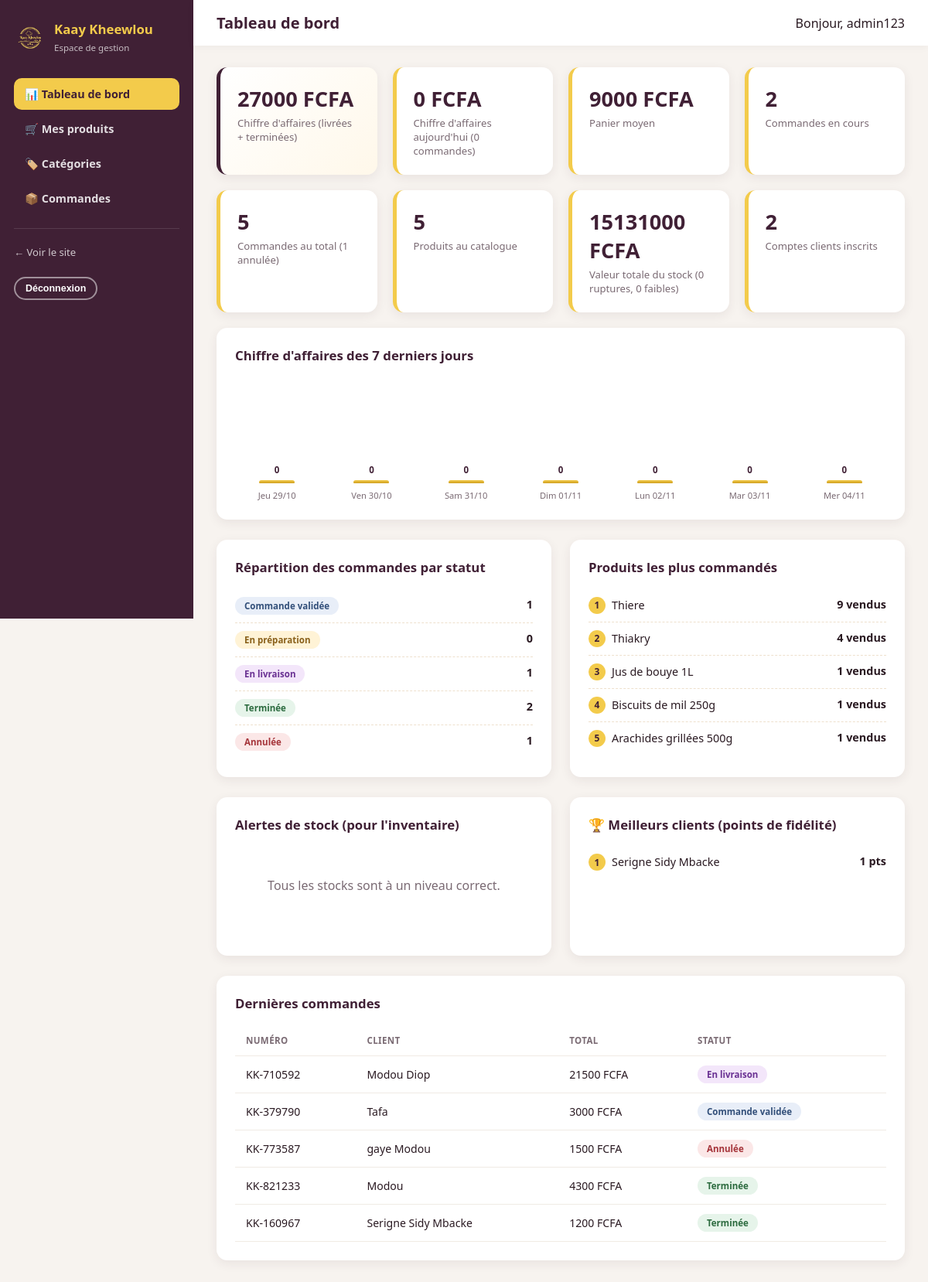
The app's page /gestion/ (signed in) with its own data.
### monapp/models.py (models this page shows, shortened)
class ArticleCommande(models.Model):
    commande = models.ForeignKey(Commande, on_delete=models.CASCADE, related_name='articles')
    produit = models.ForeignKey(Produit, on_delete=models.SET_NULL, null=True, related_name='articles_commandes')
    nom_produit = models.CharField(max_length=120)
    prix_unitaire = models.DecimalField(max_digits=10, decimal_places=0)
    quantite = models.PositiveIntegerField(default=1)
    class Meta:
        verbose_name = "Article de commande"
        verbose_name_plural = "Articles de commande"

class ProfilClient(models.Model):
    user = models.OneToOneField(settings.AUTH_USER_MODEL, on_delete=models.CASCADE, related_name='profil_client')
    telephone = models.CharField(max_length=30, unique=True)
    adresse = models.CharField(max_length=255, blank=True)
    points = models.PositiveIntegerField(default=0, help_text="Points de fidélité cumulés")
    date_creation = models.DateTimeField(auto_now_add=True)
    class Meta:
        verbose_name = "Profil client"
        verbose_name_plural = "Profils clients"

class Commande(models.Model):
    STATUT_VALIDEE = 'validee'
    STATUT_PREPARATION = 'preparation'
    STATUT_LIVRAISON = 'livraison'
    STATUT_TERMINEE = 'terminee'
    STATUT_ANNULEE = 'annulee'
    STATUT_CHOICES = [
        (STATUT_VALIDEE, 'Commande validée'),
        (STATUT_PREPARATION, 'En préparation'),
        (STATUT_LIVRAISON, 'En livraison'),
        (STATUT_TERMINEE, 'Terminée'),
        (STATUT_ANNULEE, 'Annulée'),
    ]
    STATUT_POURCENTAGE = {
        STATUT_VALIDEE: 25,
        STATUT_PREPARATION: 50,
        STATUT_LIVRAISON: 75,
        STATUT_TERMINEE: 100,
        STATUT_ANNULEE: 0,
    }
    STATUTS_ANNULABLES = (STATUT_VALIDEE, STATUT_PREPARATION)
    MODE_RETRAIT = 'retrait'
    MODE_LIVRAISON = 'livraison'
    MODE_RECEPTION_CHOICES = [
        (MODE_RETRAIT, 'Retrait sur place'),
        (MODE_LIVRAISON, 'Livraison à domicile'),
    ]
    PAIEMENT_WAVE = 'wave'
    PAIEMENT_OM = 'orange_money'
    PAIEMENT_CARTE = 'carte'
    PAIEMENT_LIQUIDE = 'liquide'
    PAIEMENT_CHOICES = [
        (PAIEMENT_WAVE, 'Wave'),
        (PAIEMENT_OM, 'Orange Money'),
        (PAIEMENT_CARTE, 'Carte bancaire'),
        (PAIEMENT_LIQUIDE, 'Liquide (paiement à la livraison)'),
    ]
    numero = models.CharField(max_length=20, unique=True, default=generer_numero_commande, editable=False)
    utilisateur = models.ForeignKey(
        settings.AUTH_USER_MODEL, on_delete=models.SET_NULL, null=True, blank=True, related_name='commandes'
    )
    client_nom = models.CharField(max_length=120)
    client_telephone = models.CharField(max_length=30)
    client_email = models.EmailField(blank=True)
    client_adresse = models.CharField(max_length=255, blank=True)
    mode_reception = models.CharField(max_length=15, choices=MODE_RECEPTION_CHOICES, default=MODE_RETRAIT)
    mode_paiement = models.CharField(max_length=15, choices=PAIEMENT_CHOICES, default=PAIEMENT_LIQUIDE)
    sous_total = models.DecimalField(max_digits=12, decimal_places=0, default=0)
    frais_livraison = models.DecimalField(max_digits=10, decimal_places=0, default=0)
    points_utilises = models.PositiveIntegerField(default=0)
    reduction_points = models.DecimalField(max_digits=10, decimal_places=0, default=0)
    total = models.DecimalField(max_digits=12, decimal_places=0, default=0)
    points_credites = models.BooleanField(default=False, help_text="Les points de fidélité ont déjà été crédités pour cette commande")
    statut = models.CharField(max_length=15, choices=STATUT_CHOICES, default=STATUT_VALIDEE)
    note = models.TextField(blank=True, help_text="Précisions du client sur la commande")
    date_creation = models.DateTimeField(default=timezone.now)
    date_maj = models.DateTimeField(auto_now=True)
    class Meta:
        verbose_name = "Commande"
        verbose_name_plural = "Commandes"
        ordering = ['-date_creation']

### monapp/views.py (the view)
# urls.py: path('gestion/', views.admin_dashboard_vue, name='admin_dashboard'),
@user_passes_test(est_staff, login_url='monapp:admin_login')
def admin_dashboard_vue(request):
    commandes = Commande.objects.all()
    commandes_valides = commandes.exclude(statut=Commande.STATUT_ANNULEE)
    commandes_payees = commandes.filter(statut__in=[Commande.STATUT_LIVRAISON, Commande.STATUT_TERMINEE])
    chiffre_affaires = commandes_payees.aggregate(total=Sum('total'))['total'] or 0
    nb_commandes_valides = commandes_valides.count()
    panier_moyen = (chiffre_affaires / commandes_payees.count()) if commandes_payees.count() else 0
    aujourd_hui = timezone.now().date()
    commandes_du_jour = commandes.filter(date_creation__date=aujourd_hui).count()
    ca_du_jour = commandes.filter(date_creation__date=aujourd_hui).exclude(
        statut=Commande.STATUT_ANNULEE
    ).aggregate(total=Sum('total'))['total'] or 0
    top_produits = (
        ArticleCommande.objects.exclude(commande__statut=Commande.STATUT_ANNULEE)
        .values('nom_produit')
        .annotate(quantite_totale=Sum('quantite'))
        .order_by('-quantite_totale')[:5]
    )
    commandes_par_statut = commandes.values('statut').annotate(total=Count('id'))
    compteurs = {s: 0 for s, _ in Commande.STATUT_CHOICES}
    for entree in commandes_par_statut:
        compteurs[entree['statut']] = entree['total']
    stats_statuts = [
        {'cle': cle, 'libelle': libelle, 'total': compteurs.get(cle, 0)}
        for cle, libelle in Commande.STATUT_CHOICES
    ]
    ventes_semaine = []
    max_jour = 1
    for i in range(6, -1, -1):
        jour = aujourd_hui - timedelta(days=i)
        total_jour = commandes.filter(date_creation__date=jour).exclude(
            statut=Commande.STATUT_ANNULEE
        ).aggregate(total=Sum('total'))['total'] or 0
        ventes_semaine.append({'jour': jour, 'total': total_jour})
        max_jour = max(max_jour, total_jour)
    for entree in ventes_semaine:
        entree['pourcentage'] = int((entree['total'] / max_jour) * 100) if max_jour else 0
    produits_stock_faible = Produit.objects.filter(stock__gt=0, stock__lte=5)
    produits_rupture = Produit.objects.filter(stock=0)
    valeur_stock = Produit.objects.aggregate(
        total=Sum(F('prix') * F('stock'))
    )['total'] or 0
    meilleurs_clients = (
        ProfilClient.objects.select_related('user').filter(points__gt=0).order_by('-points')[:5]
    )
    contexte = {
        'nb_commandes': commandes.count(),
        'nb_commandes_valides': nb_commandes_valides,
        'nb_commandes_en_cours': commandes.filter(
            statut__in=[Commande.STATUT_VALIDEE, Commande.STATUT_PREPARATION, Commande.STATUT_LIVRAISON]
        ).count(),
        'nb_commandes_annulees': commandes.filter(statut=Commande.STATUT_ANNULEE).count(),
        'chiffre_affaires': chiffre_affaires,
        'panier_moyen': round(panier_moyen),
        'commandes_du_jour': commandes_du_jour,
        'ca_du_jour': ca_du_jour,
        'top_produits': top_produits,
        'stats_statuts': stats_statuts,
        'ventes_semaine': ventes_semaine,
        'produits_stock_faible': produits_stock_faible,
        'produits_rupture': produits_rupture,
        'nb_stock_faible': produits_stock_faible.count(),
        'nb_rupture': produits_rupture.count(),
        'valeur_stock': valeur_stock,
        'nb_produits': Produit.objects.count(),
        'nb_clients': ProfilClient.objects.count(),
        'meilleurs_clients': meilleurs_clients,
        'dernieres_commandes': commandes[:6],
    }
    return render(request, 'src/admin_dashboard.html', contexte)

### monapp/cart.py (called while the page is built, shortened)
    def __iter__(self):
        ids = self.panier.keys()
        produits = Produit.objects.filter(id__in=ids)
        produits_par_id = {str(p.id): p for p in produits}

    def __len__(self):
        return sum(item['quantite'] for item in self.panier.values())

    def get_total(self):
        return sum((item['sous_total'] for item in self), Decimal('0'))

### monapp/context_processors.py (called while the page is built)
def panier_context(request):
    panier = Panier(request)
    return {
        'panier_nb_articles': len(panier),
        'panier_total': panier.get_total(),
    }

### monapp/views.py (called while the page is built)
def est_staff(user):
    return user.is_authenticated and user.is_staff

### monapp/templates/src/admin_dashboard.html (shortened to what this page needs)
{% extends "src/base_admin.html" %}
{% block titre_page %}Tableau de bord{% endblock %}
{% block contenu %}
<div class="kpi-grille">
  <div class="kpi-carte kpi-accent">
    <div class="valeur">{{ chiffre_affaires }} FCFA</div>
    <div class="label">Chiffre d'affaires (livrées + terminées)</div>
  </div>
  <div class="kpi-carte">
    <div class="valeur">{{ ca_du_jour }} FCFA</div>
    <div class="label">Chiffre d'affaires aujourd'hui ({{ commandes_du_jour }} commande{{ commandes_du_jour|pluralize }})</div>
  </div>
  <div class="kpi-carte">
    <div class="valeur">{{ panier_moyen }} FCFA</div>
    <div class="label">Panier moyen</div>
  </div>
  <div class="kpi-carte">
    <div class="valeur">{{ nb_commandes_en_cours }}</div>
    <div class="label">Commandes en cours</div>
  </div>
</div>
<div class="kpi-grille">
  <div class="kpi-carte">
    <div class="valeur">{{ nb_commandes }}</div>
    <div class="label">Commandes au total ({{ nb_commandes_annulees }} annulée{{ nb_commandes_annulees|pluralize }})</div>
  </div>
  <div class="kpi-carte">
    <div class="valeur">{{ nb_produits }}</div>
    <div class="label">Produits au catalogue</div>
  </div>
  <div class="kpi-carte {% if nb_rupture %}kpi-alerte{% endif %}">
    <div class="valeur">{{ valeur_stock }} FCFA</div>
    <div class="label">Valeur totale du stock ({{ nb_rupture }} rupture{{ nb_rupture|pluralize }}, {{ nb_stock_faible }} faible{{ nb_stock_faible|pluralize }})</div>
  </div>
  <div class="kpi-carte">
    <div class="valeur">{{ nb_clients }}</div>
    <div class="label">Comptes clients inscrits</div>
  </div>
</div>
<div class="panneau">
  <h3>Chiffre d'affaires des 7 derniers jours</h3>
  <div class="mini-graphe">
    {% for entree in ventes_semaine %}
      <div class="mini-graphe-barre-wrap">
        <div class="mini-graphe-valeur">{{ entree.total }}</div>
        <div class="mini-graphe-barre" style="height:{{ entree.pourcentage }}%;"></div>
        <div class="mini-graphe-jour">{{ entree.jour|date:"D d/m" }}</div>
      </div>
    {% endfor %}
  </div>
</div>
<div class="grille-2">
  <div class="panneau">
    <h3>Répartition des commandes par statut</h3>
    <ul class="top-liste">
      {% for s in stats_statuts %}
        <li><span class="statut-badge statut-{{ s.cle }}">{{ s.libelle }}</span><strong>{{ s.total }}</strong></li>
      {% endfor %}
    </ul>
  </div>
  <div class="panneau">
    <h3>Produits les plus commandés</h3>
    {% if top_produits %}
    <ul class="top-liste">
      {% for p in top_produits %}
        <li><span><span class="rang">{{ forloop.counter }}</span>{{ p.nom_produit }}</span><strong>{{ p.quantite_totale }} vendus</strong></li>
      {% endfor %}
    </ul>
    {% else %}
      <p class="vide-etat">Pas encore de ventes enregistrées.</p>
    {% endif %}
  </div>
</div>
<div class="grille-2">
  <div class="panneau">
    <h3>Alertes de stock (pour l'inventaire)</h3>
    {% if produits_rupture or produits_stock_faible %}
      <ul class="top-liste">
        {% for p in produits_rupture %}
          <li><span>{{ p.nom }}</span><span class="badge-rupture">Rupture de stock</span></li>
        {% endfor %}
        {% for p in produits_stock_faible %}
          <li><span>{{ p.nom }}</span><span class="badge-stock-faible">{{ p.stock }} restant(s)</span></li>
        {% endfor %}
      </ul>
    {% else %}
      <p class="vide-etat">Tous les stocks sont à un niveau correct.</p>
    {% endif %}
  </div>
  <div class="panneau">
    <h3>🏆 Meilleurs clients (points de fidélité)</h3>
    {% if meilleurs_clients %}
    <ul class="top-liste">
      {% for client in meilleurs_clients %}
        <li>
          <span><span class="rang">{{ forloop.counter }}</span>{{ client.user.first_name|default:client.user.username }}</span>
          <strong>{{ client.points }} pts</strong>
        </li>
      {% endfor %}
    </ul>
    {% else %}
      <p class="vide-etat">Aucun point de fidélité crédité pour le moment.</p>
    {% endif %}
  </div>
</div>
<div class="panneau">
  <h3>Dernières commandes</h3>
  {% if dernieres_commandes %}
    <table class="tableau-admin">
      <thead><tr><th>Numéro</th><th>Client</th><th>Total</th><th>Statut</th></tr></thead>
      <tbody>
        {% for c in dernieres_commandes %}
        <tr>
          <td><a href="{% url 'monapp:admin_commande_detail' c.pk %}">{{ c.numero }}</a></td>
          <td>{{ c.client_nom }}</td>
          <td>{{ c.total }} FCFA</td>
          <td><span class="statut-badge statut-{{ c.statut }}">{{ c.get_statut_display }}</span></td>
        </tr>
        {% endfor %}
      </tbody>
    </table>
  {% else %}
    <p class="vide-etat">Aucune commande pour le moment.</p>
  {% endif %}
</div>
{% endblock %}

### monapp/templates/src/base_admin.html (shortened to what this page needs)
{% load static %}
<!DOCTYPE html>
<html lang="fr">
<head>
  <link rel="stylesheet" href="{% static 'css/admin.css' %}">
</head>
<body class="admin-body">
  <div class="admin-shell">
    <aside class="admin-sidebar">
      <div class="brand">
        <img src="{% static 'ressources/logo.png' %}" alt="Logo">
        <div>
          <strong>Kaay Kheewlou</strong>
          <span>Espace de gestion</span>
        </div>
      </div>
      <nav class="admin-nav">
        <a href="{% url 'monapp:admin_dashboard' %}" class="{% if request.resolver_match.url_name == 'admin_dashboard' %}active{% endif %}">📊 Tableau de bord</a>
        <a href="{% url 'monapp:admin_produits' %}" class="{% if 'produit' in request.resolver_match.url_name %}active{% endif %}">🛒 Mes produits</a>
        <a href="{% url 'monapp:admin_categories' %}" class="{% if 'categorie' in request.resolver_match.url_name %}active{% endif %}">🏷️ Catégories</a>
        <a href="{% url 'monapp:admin_commandes' %}" class="{% if 'commande' in request.resolver_match.url_name %}active{% endif %}">📦 Commandes</a>
      </nav>
      <div class="sep"></div>
      <a href="{% url 'monapp:accueil' %}" class="voir-site" target="_blank">&larr; Voir le site</a><br><br>
      <form method="post" action="{% url 'monapp:admin_logout' %}">
        <button type="submit" class="btn btn-outline btn-sm" style="border-color:rgba(255,255,255,.5);color:#fff;">Déconnexion</button>
      </form>
    </aside>
    <div class="admin-main">
      <div class="admin-topbar">
        <h1>{% block titre_page %}Tableau de bord{% endblock %}</h1>
        <span>Bonjour, {{ request.user.username }}</span>
      </div>
      <div class="admin-content">
        {% block contenu %}{% endblock %}
      </div>
    </div>
  </div>
</body>
</html>

### records on screen
ArticleCommande: nom_produit "Thiakry", quantite_totale "4"
ArticleCommande: nom_produit "Jus de bouye 1L", quantite_totale "1"
ArticleCommande: nom_produit "Biscuits de mil 250g", quantite_totale "1"
ArticleCommande: nom_produit "Arachides grillées 500g", quantite_totale "1"
ProfilClient: user.first_name "Serigne Sidy Mbacke", points "1"
Commande: numero "KK-710592", client_nom "Modou Diop", total "21500", statut "En livraison"
Commande: numero "KK-379790", client_nom "Tafa", total "3000", statut "Commande validée"
Commande: numero "KK-773587", client_nom "gaye Modou", total "1500", statut "Annulée"
Commande: numero "KK-821233", client_nom "Modou", total "4300", statut "Terminée"
Commande: numero "KK-160967", client_nom "Serigne Sidy Mbacke", total "1200", statut "Terminée"

### other values on screen
{{ request.user.username }} "admin123"
{{ chiffre_affaires }} "27000"
{{ ca_du_jour }} "0"
{{ commandes_du_jour }} "0"
{{ panier_moyen }} "9000"
{{ nb_commandes_en_cours }} "2"
{{ nb_commandes }} "5"
{{ nb_commandes_annulees }} "1"
{{ nb_produits }} "5"
{{ valeur_stock }} "15131000"
{{ nb_rupture }} "0"
{{ nb_stock_faible }} "0"
{{ nb_clients }} "2"
{{ entree.total }} "0" "0" "0" "0" "0" "0" "0"
{{ entree.jour|date:"D d/m" }} "Jeu 29/10" "Ven 30/10" "Sam 31/10" "Dim 01/11" "Lun 02/11" "Mar 03/11" "Mer 04/11"
